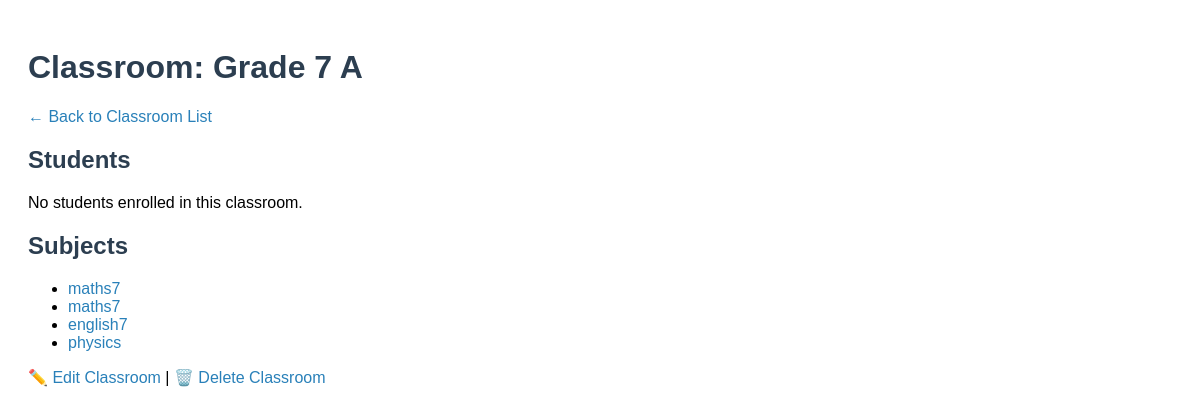
/classrooms/13/, run on an earlier commit of the app's database.
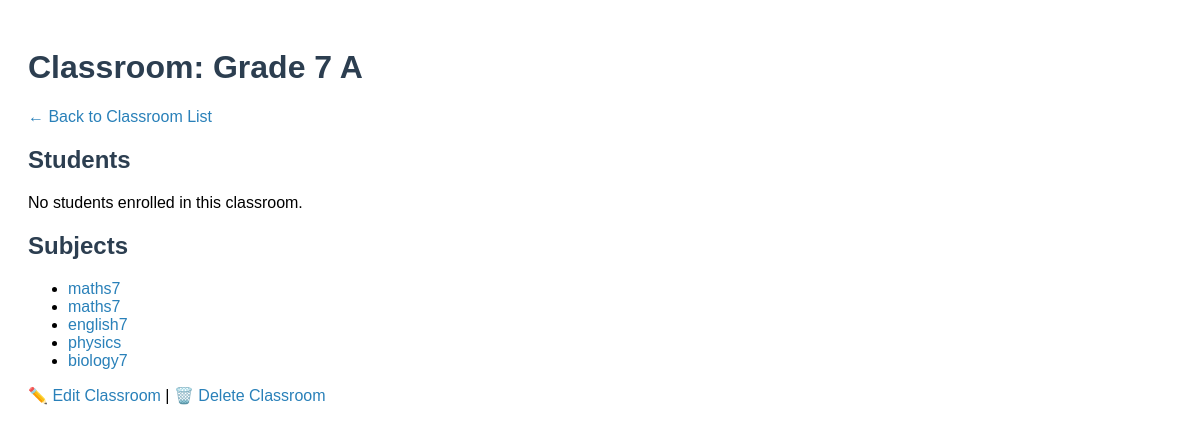
And on a later commit of the database.
### school/models.py (models this page shows, shortened)
class Subject(models.Model):
    name = models.CharField(max_length=100)
    classroom = models.ForeignKey(ClassRoom, on_delete=models.CASCADE, related_name='subjects')

### school/views.py (the view)
# urls.py: path('classrooms/<int:pk>/', views.classroom_detail, name='classroom_detail'),
def classroom_detail(request, pk):
    classroom = get_object_or_404(ClassRoom, pk=pk)
    students = Student.objects.filter(classroom=classroom)
    subjects = Subject.objects.filter(classroom=classroom)
    context = {
        'classroom': classroom,
        'students': students,
        'subjects': subjects,
    }
    return render(request, 'school/classroom_detail.html', context)

### school/templates/school/classroom_detail.html (shortened to what this page needs)
<!DOCTYPE html>
<html>
<head>
</head>
<body>
    <h1>Classroom: {{ classroom.name }} {{ classroom.section }}</h1>
    <p><a href="{% url 'classroom_list' %}">← Back to Classroom List</a></p>
    <h2>Students</h2>
    {% if students %}
        <ul>
            {% for student in students %}
                <li>{{ student.name }} ({{ student.gender }}, Age: {{ student.age }})</li>
            {% endfor %}
        </ul>
    {% else %}
        <p>No students enrolled in this classroom.</p>
    {% endif %}
    <h2>Subjects</h2>
    {% if subjects %}
        <ul>
            {% for subject in subjects %}
                <li>
                    <a href="{% url 'subject_detail' subject.pk %}">{{ subject.name }}</a>
                </li>
            {% endfor %}
        </ul>
    {% else %}
        <p>No subjects assigned to this classroom.</p>
    {% endif %}
    <p>
        <a href="{% url 'classroom_update' classroom.pk %}">✏️ Edit Classroom</a> |
        <a href="{% url 'delete_classroom' classroom.pk %}">🗑️ Delete Classroom</a>
    </p>
</body>
</html>

What changed in the data, as far as the page shows it:
added Subject: name "biology7"
